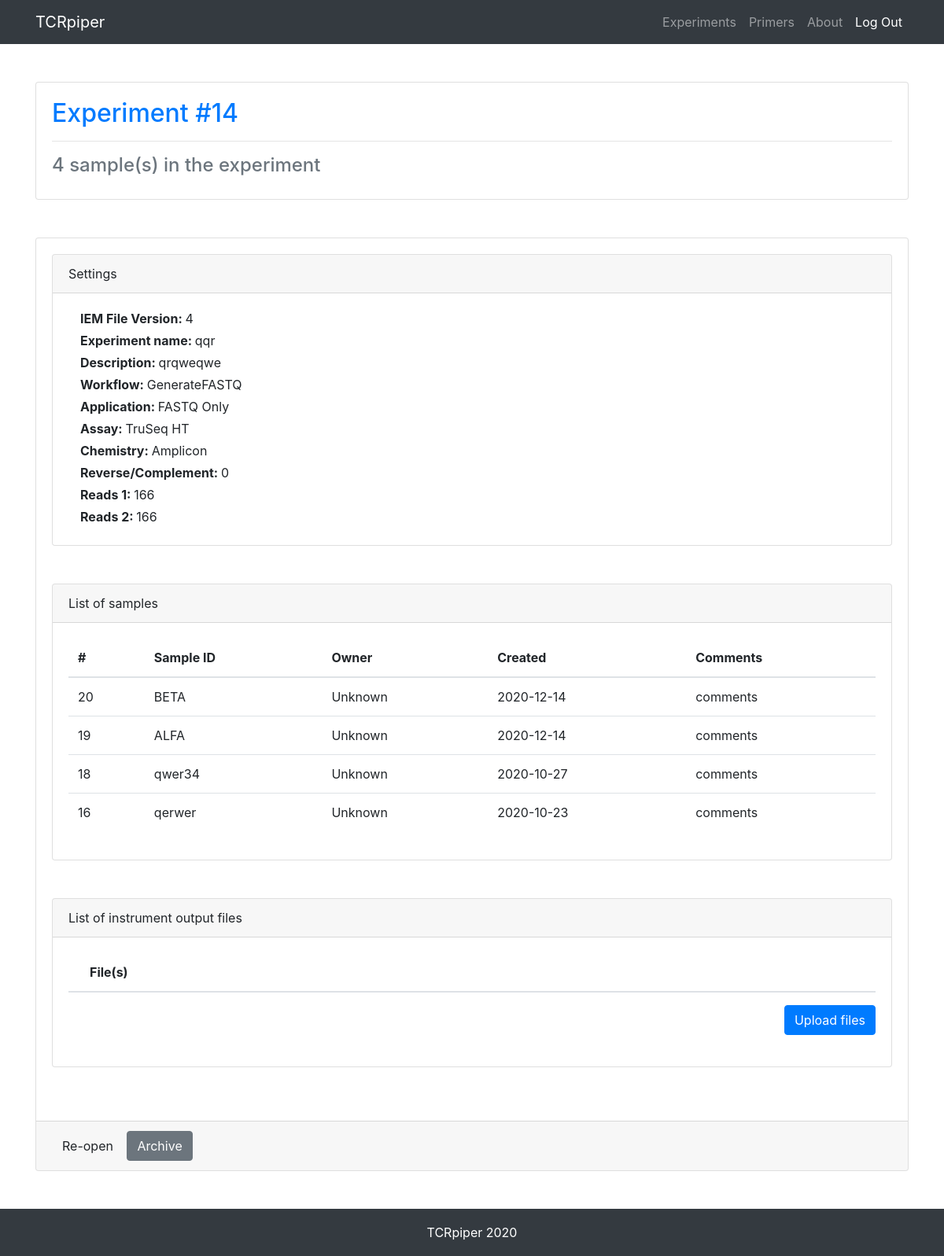
The page /experiment/proc/14/ on the database its author committed.
### experiment/models.py (models this page shows, shortened)
class Experiment(models.Model):
    status = models.CharField(max_length=200, choices=EXPERIMENT_STATUS, default='open')
    iem_file_version = models.CharField(max_length=200, default=FILE_VERSION)
    name = models.CharField(max_length=200)
    date = models.DateField(auto_now_add=True)
    workflow = models.CharField(max_length=200, choices=WORKFLOW_TYPE, default='GenerateFASTQ')
    application = models.CharField(max_length=200, choices=APPLICATION_TYPE, default='FASTQ Only')
    assay = models.CharField(max_length=200, choices=ASSAY_TYPE, default='TruSeq HT')
    chemistry = models.CharField(max_length=200, choices=CHEMISTRY, default='Amplicon')
    description = models.TextField(default='')
    reads_1 = models.IntegerField(default=0)
    reads_2 = models.IntegerField(default=0)
    rev_compl = models.IntegerField(choices=REVCOMPL, default=0)

### sample/models.py (models this page shows, shortened)
class Sample(models.Model):
    experiment_id = models.IntegerField(db_index=True)
    name = models.CharField(max_length=200, default='')
    project = models.CharField(max_length=200)
    ident = models.CharField(max_length=200)
    plate = models.CharField(max_length=200, default='')
    well = models.CharField(max_length=200, default='')
    cell_number = models.IntegerField(default=0)
    read_number = models.IntegerField(default=0)
    smart_name = models.CharField(max_length=200, default='')
    smart_benchling = models.CharField(max_length=200, default='')
    alfa_subsample_ident = models.CharField(max_length=200, default='')  # sample_ID = sample_ident + alfa_subsample_ident
    alfa_index_name = models.CharField(max_length=200, default='')
    alfa_index_benchling = models.CharField(max_length=200, default='')
    beta_subsample_ident = models.CharField(max_length=200, default='')  # sample_ID = sample_ident + beta_subsample_ident
    beta_index_name = models.CharField(max_length=200, default='')
    beta_index_benchling = models.CharField(max_length=200, default='')
    comments = models.TextField(default='')
    date = models.DateField(auto_now_add=True)
    owner = models.CharField(max_length=200, default='Unknown')

### experiment/views.py (the view)
# urls.py: path('proc/<int:experiment_id>/', views.processing, name='experiment_proc'),
def processing(request, experiment_id=0):
    if experiment_id:
        try:
            experiment = Experiment.objects.get(id=experiment_id)
        except Exception:
            return HttpResponseRedirect(reverse('experiment:experiment_stock'))
        sample_list = Sample.objects.filter(experiment_id=experiment.id).order_by('id').reverse()
        file_list = File.objects.filter(experiment_id=experiment.id)
        context = {
            'experiment_id': experiment.id,
            'experiment_status': experiment.status,
            'sample_list': sample_list,
            'num_of_samples': len(sample_list),
            'file_list': file_list,
            'num_of_files': len(file_list),
            'settings': [
                ['IEM File Version', experiment.iem_file_version],
                ['Experiment name', experiment.name],
                ['Description', experiment.description],
                ['Workflow', experiment.workflow],
                ['Application', experiment.application],
                ['Assay', experiment.assay],
                ['Chemistry', experiment.chemistry],
                ['Reverse/Complement', str(experiment.rev_compl)],  # str() is important !!!
                ['Reads 1', experiment.reads_1],
                ['Reads 2', experiment.reads_2]
            ]
        }
        return render(request, 'experiment_processing.html', context)
    return HttpResponseRedirect(reverse('experiment:experiment_stock'))

### experiment/templates/experiment_processing.html (shortened to what this page needs)
{% load static %}
<!DOCTYPE html>
<html lang="en">
<head>
  <link href="{% static "vendor/bootstrap/css/bootstrap.min.css" %}" rel="stylesheet">
  <link href="{% static "css/main.css" %}" rel="stylesheet">
</head>
<body>
  <nav class="navbar navbar-expand-lg navbar-dark bg-dark fixed-top">
    <div class="container">
      <a class="navbar-brand" href="{% url 'index:index' %}">TCRpiper</a>
      <div class="collapse navbar-collapse" id="navbarResponsive">
        <ul class="navbar-nav ml-auto">
          <li class="nav-item">
            <a class="nav-link" href="{% url 'experiment:experiment_stock' %}">Experiments</a>
          </li>
          <li class="nav-item">
            <a class="nav-link" href="{% url 'primers:index' %}">Primers</a>
          </li>
          <li class="nav-item">
            <a class="nav-link" href="#">About</a>
          </li>
          <li class="nav-item active">
            <a class="nav-link" href="#">Log Out</a>
          </li>
        </ul>
      </div>
    </div>
  </nav>
  <div class="container">
    <div class="row">
    </div>
    <div class="row">
      <div class="col-md-12 mb-5">
        <div class="card">
          <div class="card-body">
           <h2 class="card-title">
             <p class="text-primary">
               {% if experiment_id %}
                 Experiment #{{ experiment_id }}
               {% else %}
                 New Experiment
               {% endif %}
             </p>
           </h2>
           <hr class="my-3">
           <h4 class="text-secondary">{{ num_of_samples }} sample(s) in the experiment</h4>
          </div>
        </div>
      </div>
    </div>
    <div class="row">
      <div class="col-md-12 mb-5">
        <div class="card h-100">
          <div class="card-body">
            <div class="row">
              <div class="col-md-12 mb-5">
                <div class="card h-100">
                  <div class="card-header">Settings</div>
                  <div class="card-body">
                    {% for setting in settings %}
                      <div class="col-md-12 mb-1">
                          <span class="font-weight-bold">{{ setting.0 }}: </span><span>{{ setting.1 }}</span>
                      </div>
                    {% endfor %}
                  </div>
                </div>
              </div>
            </div>
            {% if experiment_id %}
              <div class="row">
                <div class="col-md-12 mb-5">
                  <div class="card h-100">
                    <div class="card-header">List of samples</div>
                    <div class="card-body scroll">
                      <table class="table">
                        <thead>
                          <tr>
                            <th scope="col">#</th>
                            <th scope="col">Sample ID</th>
                            <th scope="col">Owner</th>
                            <th scope="col">Created</th>
                            <th scope="col">Comments</th>
                          </tr>
                        </thead>
                        <tbody>
                          {% for sample in sample_list %}
                            <tr>
                              <td scope="row">{{ sample.id }}</td>
                              <td>{{ sample.ident }}</td>
                              <td>{{ sample.owner }}</td>
                              <td>{{ sample.date }}</td>
                              <td>{{ sample.comments }}</td>
                            </tr>
                          {% endfor %}
                        </tbody>
                      </table>
                    </div>
                  </div>
                </div>
              </div>
            {% endif %}
            {% if experiment_id %}
              <div class="row">
                <div class="col-md-12 mb-5">
                  <div class="card h-100">
                    <div class="card-header">List of instrument output files</div>
                    <div class="card-body">
                      {% include "filestorage.html" %}
                    </div>
                  </div>
                </div>
              </div>
            {% endif %}
          </div>
          <div class="card-footer">
            <a class="btn" href="{% url 'experiment:experiment_open' experiment_id %}">Re-open</a>
            <a class="btn btn-secondary" href="{% url 'experiment:experiment_arch' experiment_id %}">Archive</a>
          </div>
        </div>
      </div>
    </div>
  </div>
  <footer>
    <div class="container">
      <p class="text-center text-white">TCRpiper 2020</p>
    </div>
  </footer>
</body>
</html>

### static/css/main.css (style rules this page uses)
html { position: relative; min-height: 100%; }
body { padding-top: 56px; margin-bottom: 60px; }
footer { position: absolute; bottom: 0; width: 100%; height: 60px; background-color: #343a40; }
footer .container p { position: absolute; top: 50%; left: 50%; -moz-transform: translateX(-50%) translateY(-50%); -webkit-transform: translateX(-50%) translateY(-50%); transform: translateX(-50%) translateY(-50%); }
.table>thead>tr { border-top: hidden; }
.scroll { max-height: 400px; overflow-y: auto; }

### rows shown on the page
Experiment: name "qqr" "qrqweqwe" "GenerateFASTQ" "FASTQ Only" "TruSeq HT" "Amplicon"
Sample: id "20", ident "BETA", owner "Unknown", date "2020-12-14", comments "comments"
Sample: id "19", ident "ALFA", owner "Unknown", date "2020-12-14", comments "comments"
Sample: id "18", ident "qwer34", owner "Unknown", date "2020-10-27", comments "comments"
Sample: id "16", ident "qerwer", owner "Unknown", date "2020-10-23", comments "comments"

### other values the page prints
{{ experiment_id }} "14"
{{ num_of_samples }} "4"
{{ setting.0 }} "IEM File Version" "Experiment name" "Description" "Workflow" "Application" "Assay" "Chemistry" "Reverse/Complement" "Reads 1" "Reads 2"
{{ setting.1 }} "4" "0" "166" "166"
